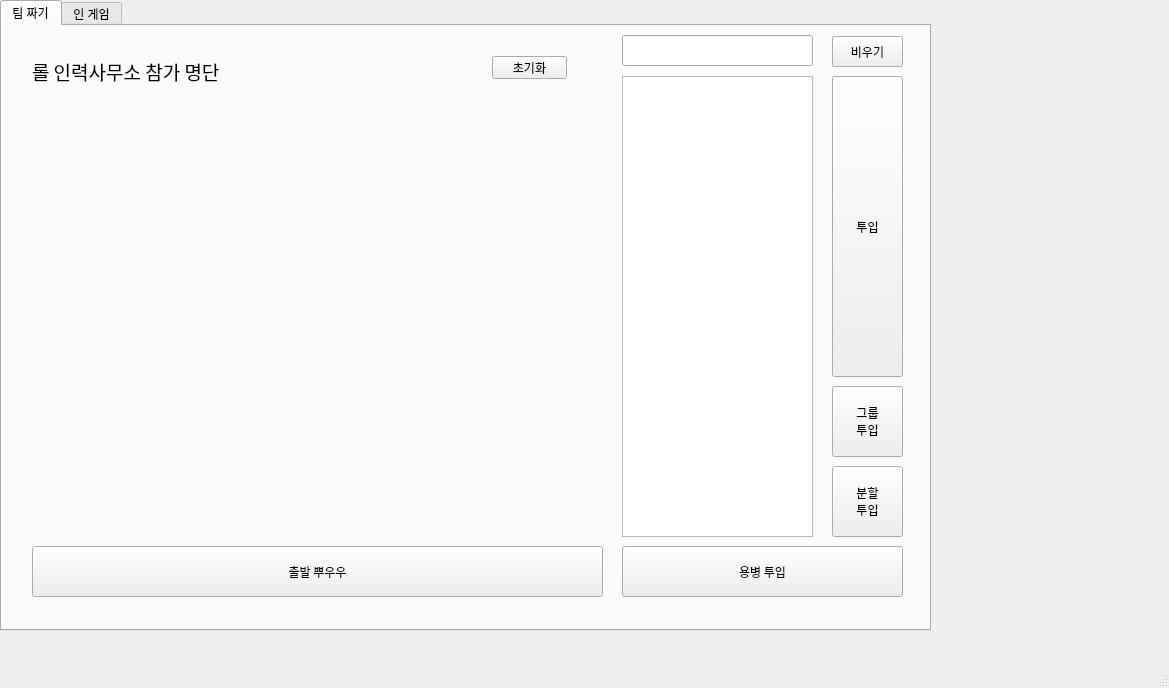
<?xml version="1.0" encoding="UTF-8"?>
<ui version="4.0">
 <class>MainWindow</class>
 <widget class="QMainWindow" name="MainWindow">
  <property name="enabled">
   <bool>true</bool>
  </property>
  <property name="geometry">
   <rect>
    <x>0</x>
    <y>0</y>
    <width>1169</width>
    <height>688</height>
   </rect>
  </property>
  <property name="sizePolicy">
   <sizepolicy hsizetype="Fixed" vsizetype="Fixed">
    <horstretch>0</horstretch>
    <verstretch>0</verstretch>
   </sizepolicy>
  </property>
  <property name="windowTitle">
   <string>MainWindow</string>
  </property>
  <widget class="QWidget" name="centralwidget">
   <widget class="QTabWidget" name="tabWidget">
    <property name="geometry">
     <rect>
      <x>0</x>
      <y>0</y>
      <width>931</width>
      <height>631</height>
     </rect>
    </property>
    <property name="currentIndex">
     <number>0</number>
    </property>
    <widget class="QWidget" name="tab_1">
     <attribute name="title">
      <string>팀 짜기</string>
     </attribute>
     <widget class="QPushButton" name="insert_soldier_btn">
      <property name="geometry">
       <rect>
        <x>620</x>
        <y>520</y>
        <width>281</width>
        <height>51</height>
       </rect>
      </property>
      <property name="font">
       <font>
        <family>Noto Sans Korean Regular</family>
       </font>
      </property>
      <property name="text">
       <string>용병 투입</string>
      </property>
     </widget>
     <widget class="QLineEdit" name="search_edit">
      <property name="geometry">
       <rect>
        <x>620</x>
        <y>9</y>
        <width>191</width>
        <height>31</height>
       </rect>
      </property>
      <property name="font">
       <font>
        <family>맑은 고딕</family>
       </font>
      </property>
      <property name="text">
       <string/>
      </property>
     </widget>
     <widget class="QListWidget" name="worker_list_widget">
      <property name="geometry">
       <rect>
        <x>620</x>
        <y>50</y>
        <width>191</width>
        <height>461</height>
       </rect>
      </property>
      <property name="dragEnabled">
       <bool>false</bool>
      </property>
     </widget>
     <widget class="QLabel" name="main_label">
      <property name="geometry">
       <rect>
        <x>30</x>
        <y>30</y>
        <width>301</width>
        <height>31</height>
       </rect>
      </property>
      <property name="font">
       <font>
        <family>Noto Sans Korean Regular</family>
        <pointsize>14</pointsize>
        <weight>50</weight>
        <bold>false</bold>
       </font>
      </property>
      <property name="text">
       <string>롤 인력사무소 참가 명단</string>
      </property>
     </widget>
     <widget class="QWidget" name="gridLayoutWidget">
      <property name="geometry">
       <rect>
        <x>30</x>
        <y>70</y>
        <width>571</width>
        <height>441</height>
       </rect>
      </property>
      <layout class="QGridLayout" name="gridLayout"/>
     </widget>
     <widget class="QPushButton" name="insert_worker_btn">
      <property name="geometry">
       <rect>
        <x>830</x>
        <y>50</y>
        <width>71</width>
        <height>301</height>
       </rect>
      </property>
      <property name="font">
       <font>
        <family>Noto Sans Korean Regular</family>
       </font>
      </property>
      <property name="text">
       <string>투입</string>
      </property>
     </widget>
     <widget class="QPushButton" name="clear_btn">
      <property name="geometry">
       <rect>
        <x>490</x>
        <y>30</y>
        <width>75</width>
        <height>23</height>
       </rect>
      </property>
      <property name="font">
       <font>
        <family>Noto Sans Korean Regular</family>
       </font>
      </property>
      <property name="text">
       <string>초기화</string>
      </property>
     </widget>
     <widget class="QPushButton" name="make_team_btn">
      <property name="geometry">
       <rect>
        <x>30</x>
        <y>520</y>
        <width>571</width>
        <height>51</height>
       </rect>
      </property>
      <property name="font">
       <font>
        <family>Noto Sans Korean Regular</family>
        <weight>50</weight>
        <bold>false</bold>
       </font>
      </property>
      <property name="text">
       <string>출발 뿌우우</string>
      </property>
     </widget>
     <widget class="QLabel" name="player_cnt_label">
      <property name="geometry">
       <rect>
        <x>380</x>
        <y>30</y>
        <width>54</width>
        <height>23</height>
       </rect>
      </property>
      <property name="font">
       <font>
        <family>Noto Sans Korean Regular</family>
       </font>
      </property>
      <property name="text">
       <string/>
      </property>
     </widget>
     <widget class="QPushButton" name="insert_group_btn">
      <property name="geometry">
       <rect>
        <x>830</x>
        <y>360</y>
        <width>71</width>
        <height>71</height>
       </rect>
      </property>
      <property name="font">
       <font>
        <family>Noto Sans Korean Regular</family>
       </font>
      </property>
      <property name="autoFillBackground">
       <bool>true</bool>
      </property>
      <property name="text">
       <string>그룹
투입</string>
      </property>
     </widget>
     <widget class="QPushButton" name="insert_division_btn">
      <property name="geometry">
       <rect>
        <x>830</x>
        <y>440</y>
        <width>71</width>
        <height>71</height>
       </rect>
      </property>
      <property name="font">
       <font>
        <family>Noto Sans Korean Regular</family>
       </font>
      </property>
      <property name="text">
       <string>분할
투입</string>
      </property>
     </widget>
     <widget class="QPushButton" name="search_clear_btn">
      <property name="geometry">
       <rect>
        <x>830</x>
        <y>10</y>
        <width>71</width>
        <height>31</height>
       </rect>
      </property>
      <property name="font">
       <font>
        <family>Noto Sans Korean Regular</family>
       </font>
      </property>
      <property name="autoFillBackground">
       <bool>true</bool>
      </property>
      <property name="text">
       <string>비우기</string>
      </property>
     </widget>
    </widget>
    <widget class="QWidget" name="tab_2">
     <attribute name="title">
      <string>인 게임</string>
     </attribute>
    </widget>
   </widget>
  </widget>
  <widget class="QMenuBar" name="menubar">
   <property name="geometry">
    <rect>
     <x>0</x>
     <y>0</y>
     <width>1169</width>
     <height>22</height>
    </rect>
   </property>
  </widget>
  <widget class="QStatusBar" name="statusbar"/>
 </widget>
 <resources/>
 <connections/>
</ui>
